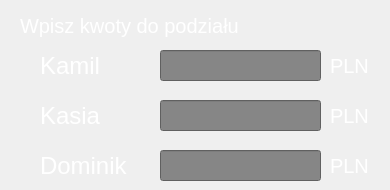
      <widget class="QWidget" name="kwoty">
       <widget class="QLineEdit" name="nazwa_3">
        <property name="geometry">
         <rect>
          <x>160</x>
          <y>50</y>
          <width>161</width>
          <height>31</height>
         </rect>
        </property>
        <property name="font">
         <font>
          <pointsize>22</pointsize>
         </font>
        </property>
        <property name="styleSheet">
         <string notr="true">background-color: rgb(134, 134, 134);</string>
        </property>
       </widget>
       <widget class="QLineEdit" name="nazwa_4">
        <property name="geometry">
         <rect>
          <x>160</x>
          <y>100</y>
          <width>161</width>
          <height>31</height>
         </rect>
        </property>
        <property name="font">
         <font>
          <pointsize>22</pointsize>
         </font>
        </property>
        <property name="styleSheet">
         <string notr="true">background-color: rgb(134, 134, 134);</string>
        </property>
       </widget>
       <widget class="QLineEdit" name="nazwa_5">
        <property name="geometry">
         <rect>
          <x>160</x>
          <y>150</y>
          <width>161</width>
          <height>31</height>
         </rect>
        </property>
        <property name="font">
         <font>
          <pointsize>22</pointsize>
         </font>
        </property>
        <property name="styleSheet">
         <string notr="true">background-color: rgb(134, 134, 134);</string>
        </property>
       </widget>
       <widget class="QLabel" name="label_26">
        <property name="geometry">
         <rect>
          <x>20</x>
          <y>10</y>
          <width>291</width>
          <height>31</height>
         </rect>
        </property>
        <property name="font">
         <font>
          <family>Tahoma</family>
          <pointsize>15</pointsize>
         </font>
        </property>
        <property name="styleSheet">
         <string notr="true">color: rgb(255, 255, 255);</string>
        </property>
        <property name="text">
         <string>Wpisz kwoty do podziału</string>
        </property>
       </widget>
       <widget class="QLabel" name="label_20">
        <property name="geometry">
         <rect>
          <x>40</x>
          <y>150</y>
          <width>111</width>
          <height>31</height>
         </rect>
        </property>
        <property name="font">
         <font>
          <family>Tahoma</family>
          <pointsize>18</pointsize>
         </font>
        </property>
        <property name="styleSheet">
         <string notr="true">color: rgb(255, 255, 255);</string>
        </property>
        <property name="text">
         <string>Dominik</string>
        </property>
       </widget>
       <widget class="QLabel" name="label_18">
        <property name="geometry">
         <rect>
          <x>40</x>
          <y>50</y>
          <width>81</width>
          <height>31</height>
         </rect>
        </property>
        <property name="font">
         <font>
          <family>Tahoma</family>
          <pointsize>18</pointsize>
         </font>
        </property>
        <property name="styleSheet">
         <string notr="true">color: rgb(255, 255, 255);</string>
        </property>
        <property name="text">
         <string>Kamil</string>
        </property>
       </widget>
       <widget class="QLabel" name="label_19">
        <property name="geometry">
         <rect>
          <x>40</x>
          <y>100</y>
          <width>71</width>
          <height>31</height>
         </rect>
        </property>
        <property name="font">
         <font>
          <family>Tahoma</family>
          <pointsize>18</pointsize>
         </font>
        </property>
        <property name="styleSheet">
         <string notr="true">color: rgb(255, 255, 255);</string>
        </property>
        <property name="text">
         <string>Kasia</string>
        </property>
       </widget>
       <widget class="QLabel" name="label_31">
        <property name="geometry">
         <rect>
          <x>330</x>
          <y>50</y>
          <width>51</width>
          <height>31</height>
         </rect>
        </property>
        <property name="font">
         <font>
          <family>Tahoma</family>
          <pointsize>15</pointsize>
         </font>
        </property>
        <property name="styleSheet">
         <string notr="true">color: rgb(255, 255, 255);</string>
        </property>
        <property name="text">
         <string>PLN</string>
        </property>
       </widget>
       <widget class="QLabel" name="label_32">
        <property name="geometry">
         <rect>
          <x>330</x>
          <y>100</y>
          <width>51</width>
          <height>31</height>
         </rect>
        </property>
        <property name="font">
         <font>
          <family>Tahoma</family>
          <pointsize>15</pointsize>
         </font>
        </property>
        <property name="styleSheet">
         <string notr="true">color: rgb(255, 255, 255);</string>
        </property>
        <property name="text">
         <string>PLN</string>
        </property>
       </widget>
       <widget class="QLabel" name="label_33">
        <property name="geometry">
         <rect>
          <x>330</x>
          <y>150</y>
          <width>51</width>
          <height>31</height>
         </rect>
        </property>
        <property name="font">
         <font>
          <family>Tahoma</family>
          <pointsize>15</pointsize>
         </font>
        </property>
        <property name="styleSheet">
         <string notr="true">color: rgb(255, 255, 255);</string>
        </property>
        <property name="text">
         <string>PLN</string>
        </property>
       </widget>
      </widget>
